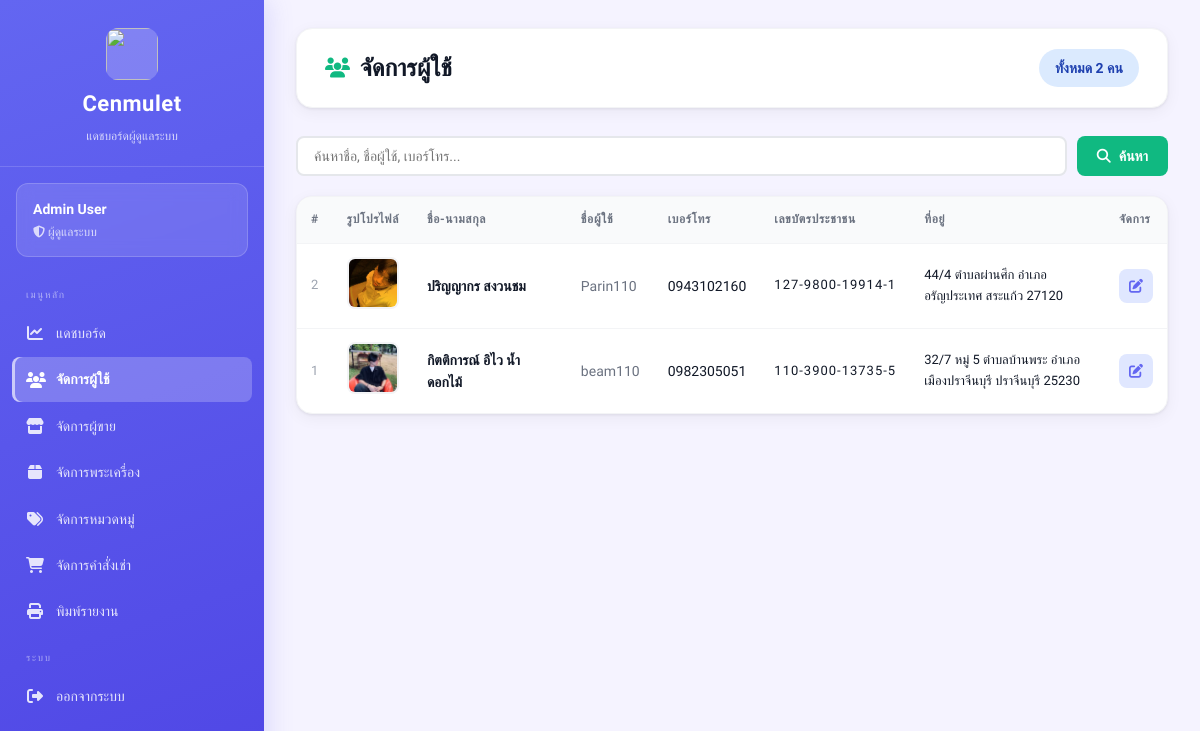
Screenshot of /views/admin/users.php (signed in) with the database file from the repository.
### tables this page shows
CREATE TABLE users (
    id INTEGER PRIMARY KEY AUTOINCREMENT,
    fullname TEXT,
    username TEXT UNIQUE,
    password TEXT,
    tel TEXT,
    address TEXT,
    image TEXT,
    id_per TEXT
);

### views/admin/users.php (the view, shortened to what this page needs)
<?php
require_once __DIR__ . "/../../config/db.php";
$admin_id = $_SESSION['user_id'];
$stmt = $db->prepare("SELECT * FROM admins WHERE id = :id");
$stmt->execute([':id' => $admin_id]);
$admin = $stmt->fetch(PDO::FETCH_ASSOC);
$search = trim($_GET['search'] ?? '');
$where  = $search ? "WHERE fullname LIKE :q OR username LIKE :q OR tel LIKE :q" : "";
$stmt = $db->prepare("SELECT * FROM users $where ORDER BY id DESC");
$stmt->execute();
$users = $stmt->fetchAll(PDO::FETCH_ASSOC);
$total           = $db->query("SELECT COUNT(*) FROM users")->fetchColumn();
?>
<!DOCTYPE html>
<html lang="th">
<head>
    <link rel="stylesheet" href="/public/css/dashboard.css">
    <link rel="stylesheet" href="https://cdnjs.cloudflare.com/ajax/libs/font-awesome/6.5.1/css/all.min.css">
</head>
<body class="admin">
<div class="dashboard-container">
<?php include __DIR__ . '/_sidebar.php'; ?>
<main class="main-content">
    <div class="top-bar">
        <h1><i class="fa-solid fa-users"></i> จัดการผู้ใช้</h1>
        <span class="badge badge-info" style="font-size:14px;padding:8px 16px">
            ทั้งหมด <?php echo number_format($total); ?> คน
        </span>
    </div>
    <form method="GET" style="margin-bottom:20px;display:flex;gap:10px">
        <input type="text" name="search" value="<?php echo htmlspecialchars($search); ?>"
               placeholder="ค้นหาชื่อ, ชื่อผู้ใช้, เบอร์โทร..."
               style="flex:1;padding:10px 16px;border:2px solid #e5e7eb;border-radius:8px;font-family:inherit;font-size:14px">
        <button type="submit" class="btn btn-primary">
            <i class="fa-solid fa-search"></i> ค้นหา
        </button>
    </form>
    <div class="card">
        <div class="table-wrapper">
        <?php if (count($users) > 0): ?>
        <table>
            <thead>
                <tr>
                    <th>#</th>
                    <th>รูปโปรไฟล์</th>
                    <th>ชื่อ-นามสกุล</th>
                    <th>ชื่อผู้ใช้</th>
                    <th>เบอร์โทร</th>
                    <th>เลขบัตรประชาชน</th>
                    <th>ที่อยู่</th>
                    <th>จัดการ</th>
                </tr>
            </thead>
            <tbody>
            <?php foreach ($users as $u): ?>
            <?php $uB64 = base64_encode(json_encode([
                'id'       => (int)$u['id'],
                'fullname' => $u['fullname'],
                'username' => $u['username'],
                'tel'      => $u['tel'] ?? '',
                'id_per'   => $u['id_per'] ?? '',
                'address'  => $u['address'] ?? '',
            ], JSON_UNESCAPED_UNICODE)); ?>
            <tr class="clickable-row" onclick="openEdit('<?php echo $uB64; ?>')" style="cursor:pointer">
                <td style="color:#9ca3af;font-size:13px"><?php echo $u['id']; ?></td>
                <td>
                    <?php if (!empty($u['image'])): ?>
                    <img src="/uploads/users/<?php echo htmlspecialchars($u['image']); ?>"
                         class="product-img" alt="">
                    <?php else: ?>
                    <div class="no-image"><i class="fa-solid fa-user"></i></div>
                    <?php endif; ?>
                </td>
                <td><strong><?php echo htmlspecialchars($u['fullname']); ?></strong></td>
                <td style="color:#6b7280"><?php echo htmlspecialchars($u['username']); ?></td>
                <td><?php echo htmlspecialchars($u['tel'] ?? '-'); ?></td>
                <td style="font-size:13px;letter-spacing:1px">
                    <?php
                    $idp = $u['id_per'] ?? '';
                    echo $idp ? substr($idp,0,3).'-'.substr($idp,3,4).'-'.substr($idp,7,5).'-'.substr($idp,12) : '-';
                    ?>
                </td>
                <td style="font-size:13px;max-width:200px;word-break:break-word">
                    <?php echo htmlspecialchars($u['address'] ?? '-'); ?>
                </td>
                <td onclick="event.stopPropagation()">
                    <button onclick="openEdit('<?php echo $uB64; ?>')"
                        class="btn-icon" title="แก้ไข"
                        style="background:#e0e7ff;color:#6366f1;border-color:#c7d2fe">
                        <i class="fa-solid fa-pen-to-square"></i>
                    </button>
                </td>
            </tr>
            <?php endforeach; ?>
            </tbody>
        </table>
        <?php endif; ?>
        </div>
    </div>
</main>
</div>
</body>
</html>

### views/admin/_sidebar.php (shortened to what this page needs)
<?php
$current = basename($_SERVER['PHP_SELF']);
?>
<aside class="sidebar admin">
    <div class="sidebar-header">
        <img src="/public/images/image.png" alt="">
        <h2>Cenmulet</h2>
        <p>แดชบอร์ดผู้ดูแลระบบ</p>
    </div>
    <div class="sidebar-user">
        <h3><?php echo htmlspecialchars($admin['fullname']); ?></h3>
        <p><i class="fa-solid fa-shield-halved"></i> ผู้ดูแลระบบ</p>
    </div>
    <ul class="sidebar-menu">
        <li class="menu-sep">เมนูหลัก</li>
        <li>
            <a href="/views/admin/dashboard.php"
               class="<?php echo $current === 'dashboard.php' ? 'active' : ''; ?>">
                <i class="fa-solid fa-chart-line"></i> แดชบอร์ด
            </a>
        </li>
        <li>
            <a href="/views/admin/users.php"
               class="<?php echo $current === 'users.php' ? 'active' : ''; ?>">
                <i class="fa-solid fa-users"></i> จัดการผู้ใช้
            </a>
        </li>
        <li>
            <a href="/views/admin/sellers.php"
               class="<?php echo in_array($current, ['sellers.php','approve_sellers.php']) ? 'active' : ''; ?>">
                <i class="fa-solid fa-store"></i> จัดการผู้ขาย
            </a>
        </li>
        <li>
            <a href="/views/admin/products.php"
               class="<?php echo $current === 'products.php' ? 'active' : ''; ?>">
                <i class="fa-solid fa-box"></i> จัดการพระเครื่อง
            </a>
        </li>
        <li>
            <a href="/views/admin/categories.php"
               class="<?php echo $current === 'categories.php' ? 'active' : ''; ?>">
                <i class="fa-solid fa-tags"></i> จัดการหมวดหมู่
            </a>
        </li>
        <li>
            <a href="/views/admin/orders.php"
               class="<?php echo $current === 'orders.php' ? 'active' : ''; ?>">
                <i class="fa-solid fa-cart-shopping"></i> จัดการคำสั่งเช่า
            </a>
        </li>
        <li>
            <a href="/views/admin/report.php"
               class="<?php echo $current === 'report.php' ? 'active' : ''; ?>">
                <i class="fa-solid fa-print"></i> พิมพ์รายงาน
            </a>
        </li>
        <li class="menu-sep">ระบบ</li>
        <li>
            <a href="/auth/logout.php">
                <i class="fa-solid fa-right-from-bracket"></i> ออกจากระบบ
            </a>
        </li>
    </ul>
</aside>

### rows the page displays
users: id "2", image (picture), fullname "ปริญญากร สงวนชม", username "Parin110", tel "0943102160", id_per "127", id_per "9800", id_per "19914", id_per "1", address "44/4 ตำบลผ่านศึก อำเภออรัญประเทศ สระแก้ว 27120"
users: id "1", image (picture), fullname "กิตติการณ์ อิไว น้ำดอกไม้", username "beam110", tel "0982305051", id_per "110", id_per "3900", id_per "13735", id_per "5", address "32/7 หมู่ 5 ตำบลบ้านพระ อำเภอเมืองปราจีนบุรี ปราจีนบุรี 25230"

### other values shown
$admin['fullname'] "Admin User"
$total "2"
